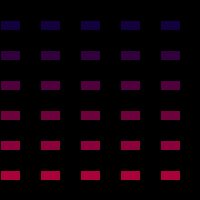
Frame 1 (no input)
Frame 60 (the mouse pressed at the canvas centre just before this capture): identical to frame 1, image omitted
Frame 120 (the mouse held since frame 60 and released just before this capture): identical to frame 1, image omitted

The Processing sketch that drew this single still picture (run headless with seeded random() and noise(); from frame 60 on, the mouse is pressed at the canvas centre):

// Processing sketch: processing_93101
// ── processing_93101.pde

void setup(){
  size(200,200);
  background(0);
}

int x;
int y;
  void draw(){
    for(int y=20;y<200;y=y+30){
       fill(y,0,60);
     rect(0,y,20,10);
     rect(40,y,20,10);
     rect(80,y,20,10);
     rect(120,y,20,10);
     rect(160,y,20,10);
     rect(200,y,20,10);
     
     
    }
 }
